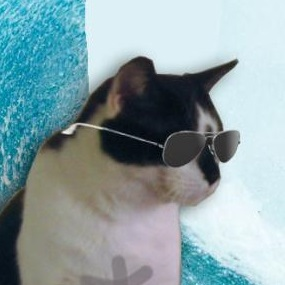
#> input picture square.jpg, 285 x 285 px
$ python onenotetile.py
#> lines starting #> are read from the running program, lines starting #| are printed output that depends on the picture
__author__ = "Andrew Peña"
__credits__ = ["Andrew Peña", "Malcolm Johnson"]
__version__ = "0.1.0"
__status__ = "Prototype"
from PIL import Image, ImageDraw

"""This program takes an image and tiles it, vertically and horizontally, and
adds a colored line to the bottom of each row of images. It also crops the top
and the left side of the image in order to fit certain software.
Currently, these values must be hard-coded; that is, user input is not accepted
after the script has been run.

Parameters:
newImMultH -- The number of tiles, vertically. Do NOT set below 1.
newImMultW -- The number of tiles, horizontally. Do NOT set below 1.
topMarginCutoff -- The number of pixels to remove from the top.
leftMarginCutoff -- The number of pixels to remove from the left.
lineThiccness -- The thickness, in pixels, of the line being add to the bottom
    of each row.
lineColor -- The color of the line in RGB, expressed as a 3-tuple.
"""
newImMultH = 20
newImMultW = 20
topMarginCutoff = 0
leftMarginCutoff = 0
lineThiccness = 0
lineColor = (255, 80, 80)

## Do not edit past this point
im = Image.open("square.jpg")
#> im is the input picture: PIL image 285x285 RGB; mean R, G, B 137.9, 160.7, 165
newHeight = im.height * newImMultH
#> newHeight = 5700
newWidth = im.width * newImMultW
#> newWidth = 5700
lineOffset = lineThiccness / 2
newIm = Image.new("RGB", (newWidth, newHeight))
#> newIm: PIL image 5700x5700 RGB; every value is 0
draw = ImageDraw.Draw(newIm)
r = 0
c = 0
while r < newImMultH:
    while c < newImMultW:
        newIm.paste(im, (im.width * c, im.height * r))
        c += 1
    r += 1
    draw.line((0, (im.height * r) - lineOffset, newWidth,
    (im.height * r) - lineOffset), lineColor, lineThiccness)
    c = 0
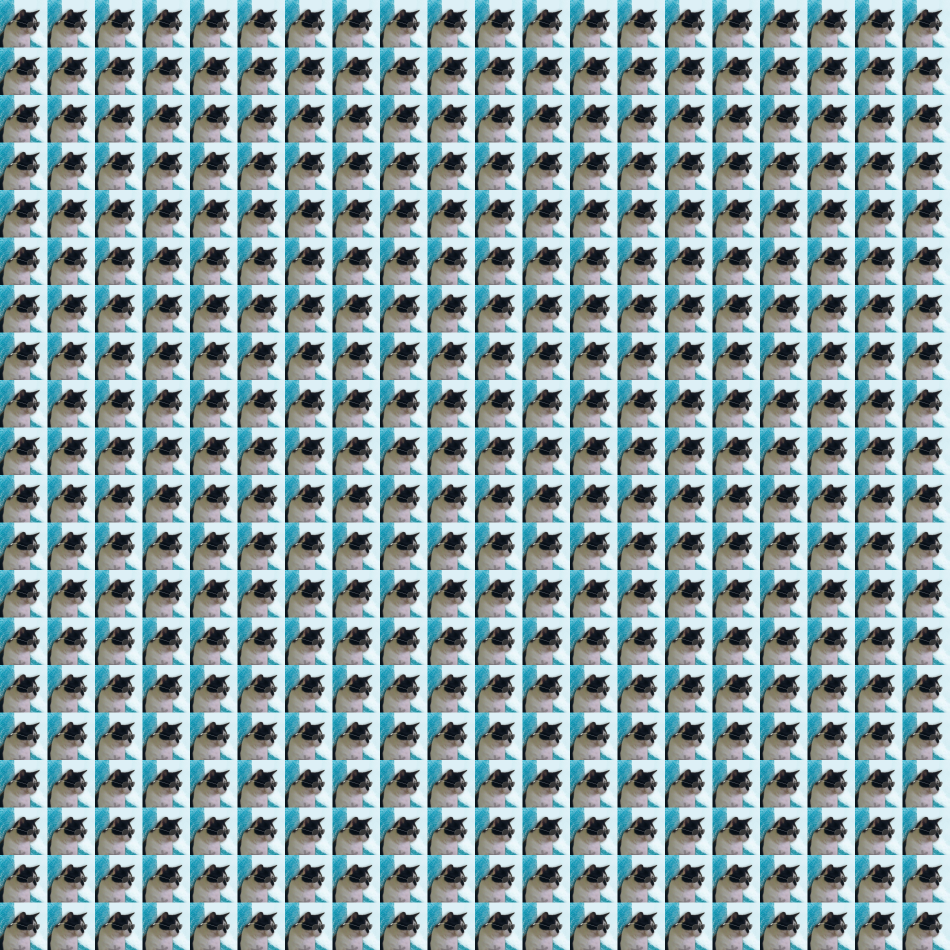
#> newIm: PIL image 5700x5700 RGB (shown at 1/6 size); mean R, G, B 137.9, 160.7, 165
#> after the loop, r = 20
newIm = newIm.crop((leftMarginCutoff, topMarginCutoff, newWidth, newHeight))
newIm.save("output.png")
